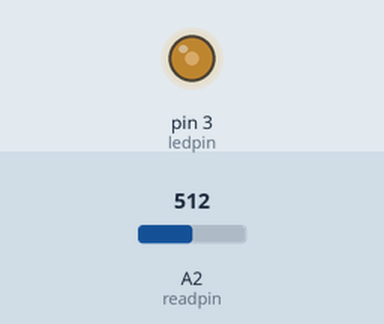
The sketch below on a simulated Arduino Uno, built with avr-gcc and run on an emulated ATmega328P. On the bench: output pins drawn as LEDs (lit = HIGH). The test bench sets the inputs (shaded band); at power-on: A2 (readpin) = 512.

Above: at 1.2 s.
1.3 s: A2 (readpin) set to 716
At 2.4 s:
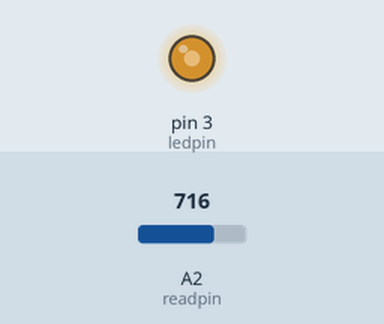
2.8 s: A2 (readpin) set to 900
At 3.6 s:
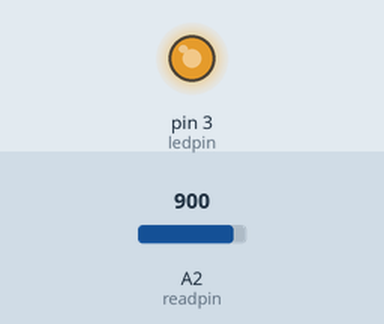
4.3 s: A2 (readpin) set to 122
At 4.7 s:
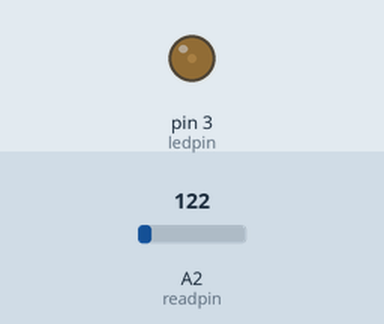
5.8 s: A2 (readpin) set to 0
At 7.0 s:
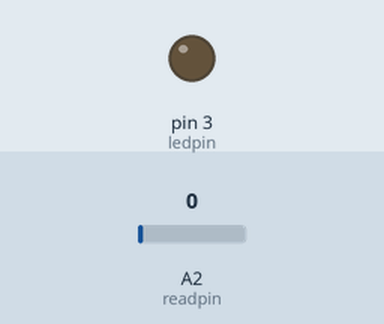
7.3 s: A2 (readpin) set to 511
At 8.2 s:
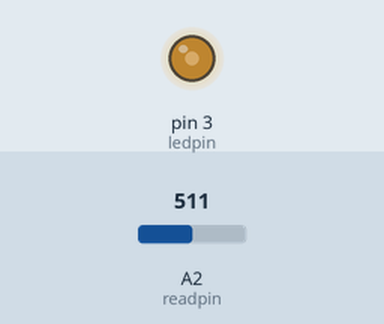
Timing chart, 0 to 9.8 s (numbered marks = the images above; inputs shaded):
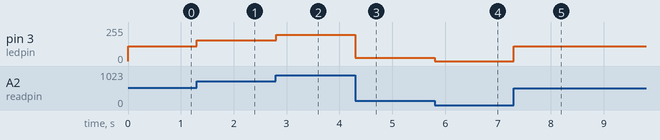

Measured:
- after the input at 1.3 s, pin 3 (ledpin): 112/255 → 157/255 at once
- after the input at 2.8 s, pin 3 (ledpin): 157/255 → 197/255 at once
- after the input at 4.3 s, pin 3 (ledpin): 197/255 → 26/255 at once
- after the input at 5.8 s, pin 3 (ledpin): 26/255 → 0/255 at once
- after the input at 7.3 s, pin 3 (ledpin): 0/255 → 112/255 at once

The sketch:

potantiommetr.ino
```cpp
int readpin = A2;
int ledpin =3;
int V;
void setup() {
  // put your setup code here, to run once:
pinMode(readpin,INPUT);
pinMode(ledpin,OUTPUT);

}
void loop() {
  // put your main code here, to run repeatedly:
V=analogRead(readpin);
analogWrite(ledpin,V*225./1023.);
}
```
